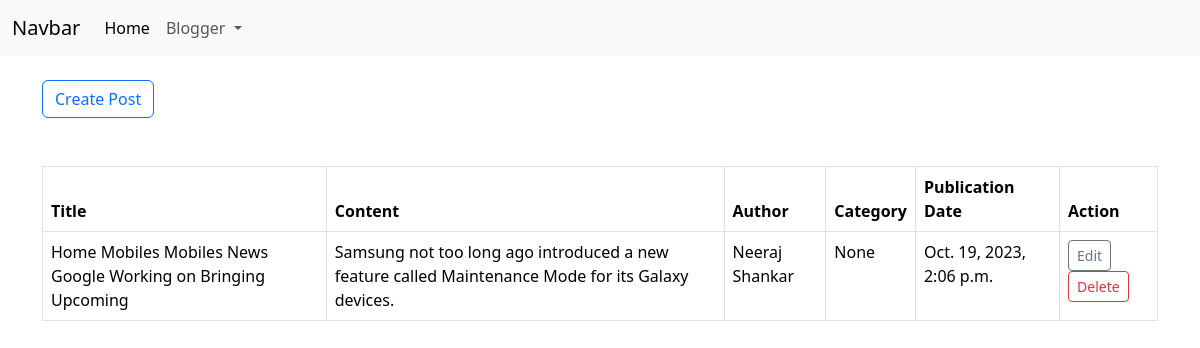
Page /post/ on the committed database.
### blogger/models.py (models this page shows, shortened)
class Post(models.Model):
    title = models.CharField(max_length=200, unique=True)
    content = models.TextField()
    author = models.ForeignKey(Author, on_delete=models.CASCADE)
    categories = models.ManyToManyField(Category)
    publication_date = models.DateTimeField(auto_now_add=True)
    class Meta:
        indexes = [
            models.Index(fields=['title'], name="title_idx")
        ]

class Author(models.Model):
    name = models.CharField(max_length=50, unique=True)
    origin = models.CharField(max_length=100)
    email = models.EmailField(max_length=50, unique=True)
    bio = models.TextField()
    def __str__(self):
        return self.name

### blogger/views.py (the view)
# urls.py: path('post/', views.post_management, name='blogger__post')
def post_management(request):
    if request.method == "POST":
        log.info(f"Yes! The request is correct")
        log.info(request.body)
    posts = Post.objects.all()
    context = {"post_list": posts}
    return render(request, "blogger/post.html", context=context)

### blogger/templates/blogger/post.html (shortened to what this page needs)
{% extends 'base.html' %}
{% block body %}
<div class="container">
  <br>
  <button type="button" id="cwn--open-model-form-btn" class="btn btn-outline-primary">Create Post</button>
  <br>
</div>
<br><br>
<div class="container">
  <div class="table-responsive">
    <table id="table2" class="table table-bordered">
      <thead>
        <tr>
          <th class="header"><span class="last-name">Title</span></th>
          <th class="header"><span class="first-name">Content</span></th>
          <th class="header"><span class="email">Author</span></th>
          <th class="header"><span class="dues">Category</span></th>
          <th class="header"><span class="dues">Publication Date</span></th>
          <th class="header"><span class="dues">Action</span></th>
        </tr>
      </thead>
      <tbody>
        {% for post in post_list %}
        <tr>
          <td class="last-name">{{post.title}}</td>
          <td class="first-name">{{post.content}}</td>
          <td class="email">{{post.author}}</td>
          <td class="dues">{{post.categories.name}}</td>
          <td class="dues">{{post.publication_date}}</td>
          <td class="action">
            <a href="#edit" class="btn btn-outline-secondary btn-sm">Edit</a>
            <a href="#delete" class="btn btn-outline-danger btn-sm">Delete</a>
          </td>
        </tr>
        {% endfor %}
      </tbody>
    </table>
  </div>
</div>
{% endblock body %}

### static/css/styles.css (style rules this page uses)
#cwn--open-model-form-btn { cursor: pointer; }

### rows in the picture
Post: title "Home Mobiles Mobiles News Google Working on Bringing Upcoming", content "Samsung not too long ago introduced a new feature called Maintenance Mode for its Galaxy devices.", author "Neeraj Shankar", categories.name "None", publication_date "Oct. 19, 2023, 2:06 p.m."
